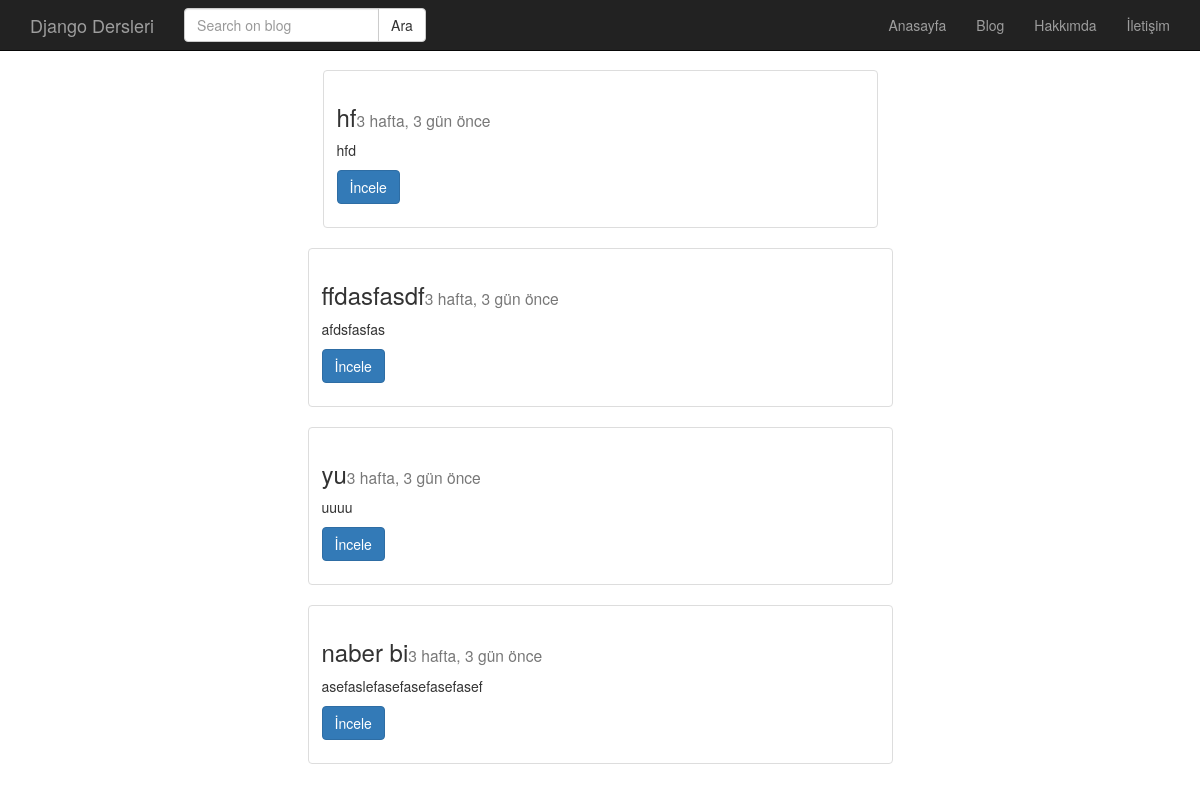
The page /post/index/ on the database its author committed.
### post/models.py (models this page shows, shortened)
class Post(models.Model):
    title = models.CharField(max_length=120, verbose_name="Başlık")
    content = models.TextField(verbose_name="İçerik")
    publishing_date = models.DateTimeField(verbose_name="Yayımlanma Tarihi",auto_now=True)
    image=models.FileField(null=True,blank=True)
    slug=models.SlugField(unique=True)
    def get_absolute_url(self):
       return reverse('post:detail', kwargs={'id': self.id})
    class Meta:
        ordering=['-publishing_date'] #en yukleelnı sıralama

### post/views.py (the view)
# urls.py: path('index/',post_index,name='index'),
def post_index(request):
    posts=Post.objects.all()
    return render(request,'post/index.html',{'posts':posts})

### templates/post/index.html (shortened to what this page needs)
{% extends 'base.html' %}
{% block body %}
<div class="container">
    {% for post in posts %}
        <div class="row">
            <div class="col-md-6 col-md-offset-3" >
                <div class="thumbnail">
                  <div class="caption">
                    <h3>{{ post.title }}<small>{{post.publishing_date|timesince}} önce</small></h3>
                    <p>{{post.content|linebreaks|truncatechars:150}}</p>
                      <p><a href="{{post.get_absolute_url}}" class="btn btn-primary" role="button">İncele</a>
                      </p>
                  </div>
                </div>
            </div>
        </div>
</div>
    {% endfor %}
{% endblock %}

### templates/base.html (shortened to what this page needs)
{% load  static %}
<!DOCTYPE html>
<html lang="en">
    <head>
<link rel="stylesheet" href="https://maxcdn.bootstrapcdn.com/bootstrap/3.3.7/css/bootstrap.min.css">
<link rel="stylesheet" href="{% static 'css/style.css' %}">
    </head>
    <body>
    {% include 'header.html' %}
    {% block body %}
    {% endblock%}
    </body>
</html>

### templates/header.html (shortened to what this page needs)
<nav class="navbar navbar-inverse navbar-fixed-top" role="banner">
    <div class="container">
        <div class="navbar-header">
            <a href="{% url 'home' %}" class="navbar-brand">Django Dersleri</a>
        </div>
        <nav class="collapse navbar-collapse" role="navigation">
            <form class="navbar-form navbar-left" role="search" method="GET" action="">
                <div class="input-group">
                    <input class="form-control" type="text" name="q" placeholder="Search on blog" value="" >
                    <span class="input-group-btn">
                        <input class="btn btn-default" type="submit" value="Ara">
                    </span>
                </div>
            </form>
            <ul class="nav navbar-nav navbar-right">
                <li><a href="{% url 'home' %}">Anasayfa</a></li>
                <li><a href="{% url 'post:index' %}">Blog</a></li>
                <li><a href="#">Hakkımda</a></li>
                <li><a href="#">İletişim</a></li>
            </ul>
        </nav>
    </div>
</nav>

### static/css/style.css (style rules this page uses)
body { padding-top: 70px; }

### rows shown on the page
Post: title "hf", publishing_date "3 hafta, 3 gün", content "hfd"
Post: title "ffdasfasdf", publishing_date "3 hafta, 3 gün", content "afdsfasfas"
Post: title "yu", publishing_date "3 hafta, 3 gün", content "uuuu"
Post: title "naber bi", publishing_date "3 hafta, 3 gün", content "asefaslefasefasefasefasef"
